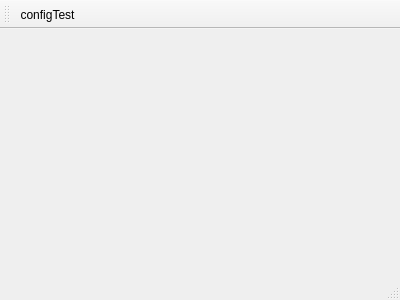
<?xml version="1.0" encoding="UTF-8"?>
<ui version="4.0">
 <class>ConfigMainWindow</class>
 <widget class="QMainWindow" name="ConfigMainWindow">
  <property name="geometry">
   <rect>
    <x>0</x>
    <y>0</y>
    <width>400</width>
    <height>300</height>
   </rect>
  </property>
  <property name="windowTitle">
   <string>ConfigMainWindow</string>
  </property>
  <widget class="QWidget" name="centralWidget"/>
  <widget class="QMenuBar" name="menuBar">
   <property name="geometry">
    <rect>
     <x>0</x>
     <y>0</y>
     <width>400</width>
     <height>23</height>
    </rect>
   </property>
  </widget>
  <widget class="QToolBar" name="mainToolBar">
   <attribute name="toolBarArea">
    <enum>TopToolBarArea</enum>
   </attribute>
   <attribute name="toolBarBreak">
    <bool>false</bool>
   </attribute>
   <addaction name="actionConfigTest"/>
  </widget>
  <widget class="QStatusBar" name="statusBar"/>
  <action name="actionConfigTest">
   <property name="text">
    <string>configTest</string>
   </property>
  </action>
 </widget>
 <layoutdefault spacing="6" margin="11"/>
 <resources/>
 <connections/>
</ui>
